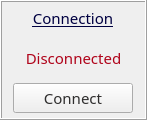
    <widget class="QFrame" name="frame_serialConnection">
     <property name="geometry">
      <rect>
       <x>154</x>
       <y>0</y>
       <width>147</width>
       <height>120</height>
      </rect>
     </property>
     <property name="font">
      <font>
       <weight>50</weight>
       <bold>false</bold>
      </font>
     </property>
     <property name="frameShape">
      <enum>QFrame::Box</enum>
     </property>
     <property name="frameShadow">
      <enum>QFrame::Raised</enum>
     </property>
     <property name="lineWidth">
      <number>1</number>
     </property>
     <widget class="QPushButton" name="button_connectdisconnect_2">
      <property name="geometry">
       <rect>
        <x>13</x>
        <y>83</y>
        <width>120</width>
        <height>30</height>
       </rect>
      </property>
      <property name="palette">
       <palette>
        <active>
         <colorrole role="WindowText">
          <brush brushstyle="SolidPattern">
           <color alpha="255">
            <red>0</red>
            <green>0</green>
            <blue>65</blue>
           </color>
          </brush>
         </colorrole>
         <colorrole role="ButtonText">
          <brush brushstyle="SolidPattern">
           <color alpha="255">
            <red>0</red>
            <green>0</green>
            <blue>65</blue>
           </color>
          </brush>
         </colorrole>
        </active>
        <inactive>
         <colorrole role="WindowText">
          <brush brushstyle="SolidPattern">
           <color alpha="255">
            <red>47</red>
            <green>46</green>
            <blue>46</blue>
           </color>
          </brush>
         </colorrole>
         <colorrole role="ButtonText">
          <brush brushstyle="SolidPattern">
           <color alpha="255">
            <red>47</red>
            <green>46</green>
            <blue>46</blue>
           </color>
          </brush>
         </colorrole>
        </inactive>
        <disabled>
         <colorrole role="WindowText">
          <brush brushstyle="SolidPattern">
           <color alpha="255">
            <red>47</red>
            <green>46</green>
            <blue>46</blue>
           </color>
          </brush>
         </colorrole>
         <colorrole role="ButtonText">
          <brush brushstyle="SolidPattern">
           <color alpha="255">
            <red>47</red>
            <green>46</green>
            <blue>46</blue>
           </color>
          </brush>
         </colorrole>
        </disabled>
       </palette>
      </property>
      <property name="font">
       <font>
        <family>Tunga</family>
        <pointsize>11</pointsize>
        <weight>50</weight>
        <bold>false</bold>
       </font>
      </property>
      <property name="cursor">
       <cursorShape>PointingHandCursor</cursorShape>
      </property>
      <property name="toolTip">
       <string>Connect to the device.</string>
      </property>
      <property name="text">
       <string>Connect</string>
      </property>
      <property name="icon">
       <iconset>
        <normaloff>:/icons/icons/adapter.png</normaloff>:/icons/icons/adapter.png</iconset>
      </property>
      <property name="iconSize">
       <size>
        <width>20</width>
        <height>20</height>
       </size>
      </property>
      <property name="shortcut">
       <string>Ctrl+C</string>
      </property>
      <property name="checkable">
       <bool>true</bool>
      </property>
      <property name="autoRepeat">
       <bool>true</bool>
      </property>
      <property name="autoDefault">
       <bool>false</bool>
      </property>
      <property name="default">
       <bool>false</bool>
      </property>
      <property name="flat">
       <bool>false</bool>
      </property>
     </widget>
     <widget class="QLabel" name="label_connectionStatus">
      <property name="geometry">
       <rect>
        <x>8</x>
        <y>43</y>
        <width>131</width>
        <height>30</height>
       </rect>
      </property>
      <property name="palette">
       <palette>
        <active>
         <colorrole role="WindowText">
          <brush brushstyle="SolidPattern">
           <color alpha="255">
            <red>176</red>
            <green>4</green>
            <blue>27</blue>
           </color>
          </brush>
         </colorrole>
         <colorrole role="Text">
          <brush brushstyle="SolidPattern">
           <color alpha="255">
            <red>0</red>
            <green>85</green>
            <blue>0</blue>
           </color>
          </brush>
         </colorrole>
         <colorrole role="PlaceholderText">
          <brush brushstyle="NoBrush">
           <color alpha="128">
            <red>0</red>
            <green>85</green>
            <blue>0</blue>
           </color>
          </brush>
         </colorrole>
        </active>
        <inactive>
         <colorrole role="WindowText">
          <brush brushstyle="SolidPattern">
           <color alpha="255">
            <red>176</red>
            <green>4</green>
            <blue>27</blue>
           </color>
          </brush>
         </colorrole>
         <colorrole role="Text">
          <brush brushstyle="SolidPattern">
           <color alpha="255">
            <red>0</red>
            <green>85</green>
            <blue>0</blue>
           </color>
          </brush>
         </colorrole>
         <colorrole role="PlaceholderText">
          <brush brushstyle="NoBrush">
           <color alpha="128">
            <red>0</red>
            <green>85</green>
            <blue>0</blue>
           </color>
          </brush>
         </colorrole>
        </inactive>
        <disabled>
         <colorrole role="WindowText">
          <brush brushstyle="SolidPattern">
           <color alpha="255">
            <red>120</red>
            <green>120</green>
            <blue>120</blue>
           </color>
          </brush>
         </colorrole>
         <colorrole role="Text">
          <brush brushstyle="SolidPattern">
           <color alpha="255">
            <red>120</red>
            <green>120</green>
            <blue>120</blue>
           </color>
          </brush>
         </colorrole>
         <colorrole role="PlaceholderText">
          <brush brushstyle="NoBrush">
           <color alpha="128">
            <red>0</red>
            <green>85</green>
            <blue>0</blue>
           </color>
          </brush>
         </colorrole>
        </disabled>
       </palette>
      </property>
      <property name="font">
       <font>
        <family>Tunga</family>
        <pointsize>11</pointsize>
        <weight>50</weight>
        <bold>false</bold>
       </font>
      </property>
      <property name="cursor">
       <cursorShape>PointingHandCursor</cursorShape>
      </property>
      <property name="toolTip">
       <string>Status of connection</string>
      </property>
      <property name="text">
       <string>Disconnected</string>
      </property>
      <property name="scaledContents">
       <bool>true</bool>
      </property>
      <property name="alignment">
       <set>Qt::AlignCenter</set>
      </property>
     </widget>
     <widget class="QLabel" name="label_connection_2">
      <property name="geometry">
       <rect>
        <x>11</x>
        <y>5</y>
        <width>124</width>
        <height>25</height>
       </rect>
      </property>
      <property name="palette">
       <palette>
        <active>
         <colorrole role="WindowText">
          <brush brushstyle="SolidPattern">
           <color alpha="255">
            <red>0</red>
            <green>0</green>
            <blue>65</blue>
           </color>
          </brush>
         </colorrole>
         <colorrole role="Text">
          <brush brushstyle="SolidPattern">
           <color alpha="255">
            <red>0</red>
            <green>85</green>
            <blue>0</blue>
           </color>
          </brush>
         </colorrole>
         <colorrole role="ButtonText">
          <brush brushstyle="SolidPattern">
           <color alpha="255">
            <red>0</red>
            <green>0</green>
            <blue>127</blue>
           </color>
          </brush>
         </colorrole>
         <colorrole role="Base">
          <brush brushstyle="SolidPattern">
           <color alpha="255">
            <red>255</red>
            <green>255</green>
            <blue>255</blue>
           </color>
          </brush>
         </colorrole>
         <colorrole role="Window">
          <brush brushstyle="SolidPattern">
           <color alpha="255">
            <red>255</red>
            <green>255</green>
            <blue>255</blue>
           </color>
          </brush>
         </colorrole>
         <colorrole role="Shadow">
          <brush brushstyle="SolidPattern">
           <color alpha="255">
            <red>0</red>
            <green>0</green>
            <blue>127</blue>
           </color>
          </brush>
         </colorrole>
         <colorrole role="PlaceholderText">
          <brush brushstyle="NoBrush">
           <color alpha="128">
            <red>0</red>
            <green>85</green>
            <blue>0</blue>
           </color>
          </brush>
         </colorrole>
        </active>
        <inactive>
         <colorrole role="WindowText">
          <brush brushstyle="SolidPattern">
           <color alpha="255">
            <red>0</red>
            <green>0</green>
            <blue>65</blue>
           </color>
          </brush>
         </colorrole>
         <colorrole role="Text">
          <brush brushstyle="SolidPattern">
           <color alpha="255">
            <red>0</red>
            <green>85</green>
            <blue>0</blue>
           </color>
          </brush>
         </colorrole>
         <colorrole role="ButtonText">
          <brush brushstyle="SolidPattern">
           <color alpha="255">
            <red>0</red>
            <green>0</green>
            <blue>127</blue>
           </color>
          </brush>
         </colorrole>
         <colorrole role="Base">
          <brush brushstyle="SolidPattern">
           <color alpha="255">
            <red>255</red>
            <green>255</green>
            <blue>255</blue>
           </color>
          </brush>
         </colorrole>
         <colorrole role="Window">
          <brush brushstyle="SolidPattern">
           <color alpha="255">
            <red>255</red>
            <green>255</green>
            <blue>255</blue>
           </color>
          </brush>
         </colorrole>
         <colorrole role="Shadow">
          <brush brushstyle="SolidPattern">
           <color alpha="255">
            <red>0</red>
            <green>0</green>
            <blue>127</blue>
           </color>
          </brush>
         </colorrole>
         <colorrole role="PlaceholderText">
          <brush brushstyle="NoBrush">
           <color alpha="128">
            <red>0</red>
            <green>85</green>
            <blue>0</blue>
           </color>
          </brush>
         </colorrole>
        </inactive>
        <disabled>
         <colorrole role="WindowText">
          <brush brushstyle="SolidPattern">
           <color alpha="255">
            <red>120</red>
            <green>120</green>
            <blue>120</blue>
           </color>
          </brush>
         </colorrole>
         <colorrole role="Text">
          <brush brushstyle="SolidPattern">
           <color alpha="255">
            <red>120</red>
            <green>120</green>
            <blue>120</blue>
           </color>
          </brush>
         </colorrole>
         <colorrole role="ButtonText">
          <brush brushstyle="SolidPattern">
           <color alpha="255">
            <red>120</red>
            <green>120</green>
            <blue>120</blue>
           </color>
          </brush>
         </colorrole>
         <colorrole role="Base">
          <brush brushstyle="SolidPattern">
           <color alpha="255">
            <red>255</red>
            <green>255</green>
            <blue>255</blue>
           </color>
          </brush>
         </colorrole>
         <colorrole role="Window">
          <brush brushstyle="SolidPattern">
           <color alpha="255">
            <red>255</red>
            <green>255</green>
            <blue>255</blue>
           </color>
          </brush>
         </colorrole>
         <colorrole role="Shadow">
          <brush brushstyle="SolidPattern">
           <color alpha="255">
            <red>0</red>
            <green>0</green>
            <blue>127</blue>
           </color>
          </brush>
         </colorrole>
         <colorrole role="PlaceholderText">
          <brush brushstyle="NoBrush">
           <color alpha="128">
            <red>0</red>
            <green>85</green>
            <blue>0</blue>
           </color>
          </brush>
         </colorrole>
        </disabled>
       </palette>
      </property>
      <property name="font">
       <font>
        <family>Tunga</family>
        <pointsize>11</pointsize>
        <weight>50</weight>
        <bold>false</bold>
        <underline>true</underline>
       </font>
      </property>
      <property name="cursor">
       <cursorShape>PointingHandCursor</cursorShape>
      </property>
      <property name="frameShape">
       <enum>QFrame::NoFrame</enum>
      </property>
      <property name="frameShadow">
       <enum>QFrame::Plain</enum>
      </property>
      <property name="text">
       <string>Connection</string>
      </property>
      <property name="scaledContents">
       <bool>true</bool>
      </property>
      <property name="alignment">
       <set>Qt::AlignCenter</set>
      </property>
     </widget>
    </widget>
